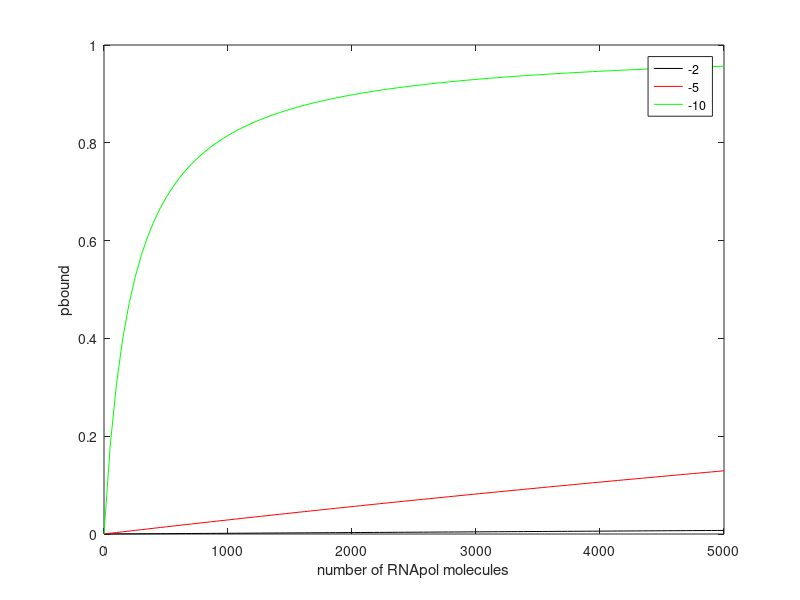

This figure's MATLAB source:
%Statistical Mechanics

%Plot pbound for a constitutive promoter

%First, define my parameters
Nns=5E6; % # nonspecific sites
P=linspace(0,5000); %generates 100 equally spaced points between 0 and 5000

%Now plot the first energy
deltaE=-2; %in kBT units
pbound=(P/Nns*exp(-deltaE))./(1+P/Nns*exp(-deltaE));
plot(P, pbound, '-k')
xlabel('number of RNApol molecules')
ylabel('pbound')

%Now for the second energy
deltaE=-5; %in kBT units
pbound=(P/Nns*exp(-deltaE))./(1+P/Nns*exp(-deltaE));
hold on
plot(P, pbound, '-r')

%Now for the third energy
deltaE=-10; %in kBT units
pbound=(P/Nns*exp(-deltaE))./(1+P/Nns*exp(-deltaE));
hold on
plot(P, pbound, '-g')
legend('-2', '-5', '-10')


